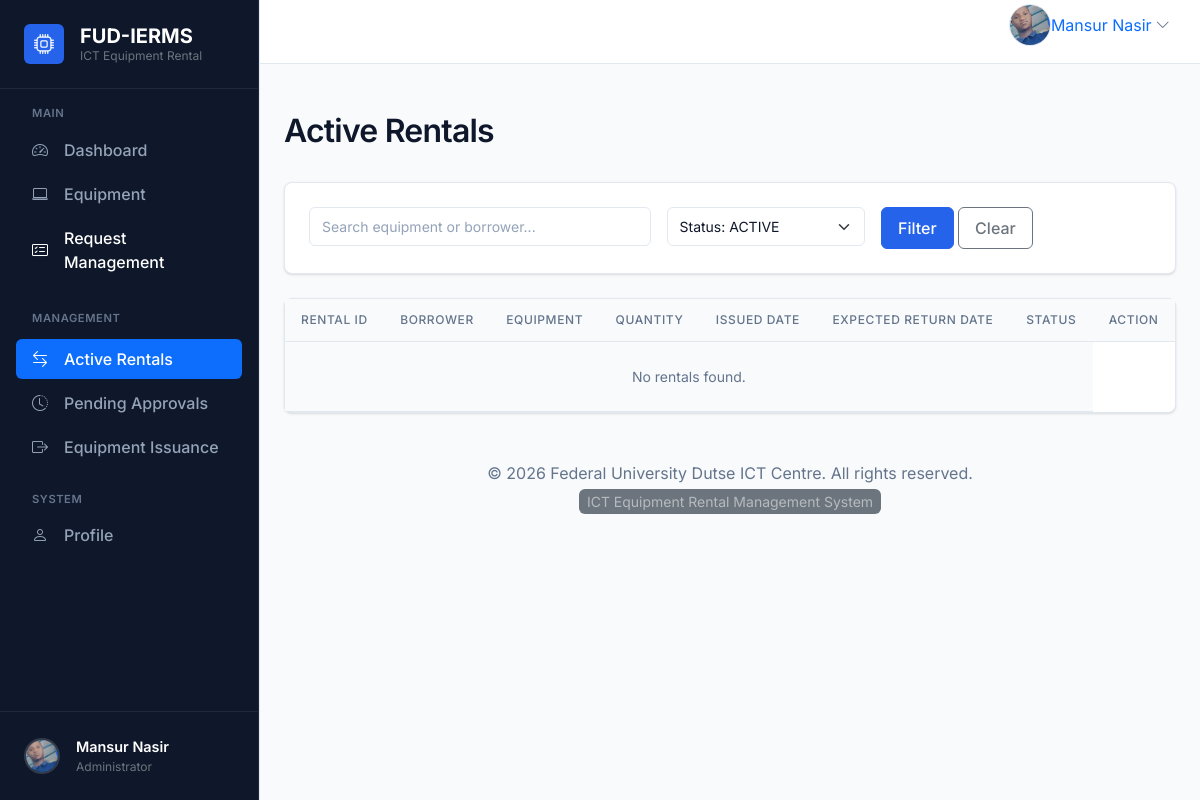
The app's page /rentals/active/ (signed in) with its own data.
### accounts/models.py (models this page shows, shortened)
class User(AbstractUser):
    objects = CustomUserManager()
    class Role(models.TextChoices):
        ADMIN = "ADMIN", "Admin"
        STUDENT = "STUDENT", "Student"
        STAFF = "STAFF", "Staff"
    role = models.CharField(
        max_length=20,
        choices=Role.choices,
        default=Role.STUDENT,
        db_index=True,
    )
    phone = models.CharField(max_length=20, blank=True, db_index=True)
    faculty = models.CharField(max_length=255, blank=True, db_index=True)
    department = models.CharField(max_length=255, blank=True, db_index=True)
    profile_image = models.ImageField(
        upload_to="profile_images/",
        blank=True,
        null=True,
    )
    created_at = models.DateTimeField(auto_now_add=True)
    updated_at = models.DateTimeField(auto_now=True)
    class Meta:
        verbose_name = "User"
        verbose_name_plural = "Users"
        ordering = ["-created_at"]
        indexes = [
            models.Index(fields=["role"]),
            models.Index(fields=["phone"]),
            models.Index(fields=["faculty"]),
            models.Index(fields=["department"]),
        ]

### rentals/views.py (the view)
# urls.py: path("active/", views.RentalListView.as_view(), name="active_rentals"),
class RentalListView(LoginRequiredMixin, ListView):
    model = Rental
    template_name = "rentals/active_rentals.html"
    context_object_name = "rentals"
    paginate_by = 10
    def get_queryset(self):
        qs = Rental.objects.select_related("equipment", "issued_to", "issued_by")
        user = self.request.user
        if user.role != User.Role.ADMIN and not user.is_superuser:
            qs = qs.filter(issued_to=user)
        status = self.request.GET.get("status")
        if status:
            qs = qs.filter(status=status)
        else:
            qs = qs.filter(status=Rental.Status.ACTIVE)
        search = self.request.GET.get("search")
        if search:
            qs = qs.filter(
                Q(equipment__name__icontains=search)
                | Q(equipment__serial_number__icontains=search)
                | Q(issued_to__username__icontains=search)
            )
        return qs
    def get_context_data(self, **kwargs):
        context = super().get_context_data(**kwargs)
        context["statuses"] = Rental.Status.choices
        get_copy = self.request.GET.copy()
        if "page" in get_copy:
            del get_copy["page"]
        context["query_params"] = get_copy.urlencode()
        return context

### templates/rentals/active_rentals.html (shortened to what this page needs)
{% extends "base.html" %}
{% block content %}
<div class="container mt-4">
    <div class="d-flex justify-content-between align-items-center mb-4">
        <h2>Active Rentals</h2>
    </div>
    <div class="card mb-4 shadow-sm">
        <div class="card-body">
            <form method="get" class="row g-3">
                <div class="col-md-5">
                    <input type="text" name="search" class="form-control" placeholder="Search equipment or borrower..." value="{{ request.GET.search }}">
                </div>
                <div class="col-md-3">
                    <select name="status" class="form-select">
                        <option value="">Status: ACTIVE</option>
                    </select>
                </div>
                <div class="col-md-4">
                    <button type="submit" class="btn btn-primary">Filter</button>
                    <a href="{% url 'rentals:active_rentals' %}" class="btn btn-outline-secondary">Clear</a>
                </div>
            </form>
        </div>
    </div>
    <div class="card shadow-sm">
        <div class="card-body p-0">
            <div class="table-responsive">
                <table class="table table-hover mb-0">
                    <thead class="table-light">
                        <tr>
                            <th>Rental ID</th>
                            <th>Borrower</th>
                            <th>Equipment</th>
                            <th>Quantity</th>
                            <th>Issued Date</th>
                            <th>Expected Return Date</th>
                            <th>Status</th>
                            <th>Action</th>
                        </tr>
                    </thead>
                    <tbody>
                        {% for rental in rentals %}
                        <tr>
                            <td>#{{ rental.id }}</td>
                            <td>{{ rental.issued_to.get_full_name|default:rental.issued_to.username }}</td>
                            <td>{{ rental.equipment.name }}</td>
                            <td>{{ rental.quantity }}</td>
                            <td>{{ rental.issued_date }}</td>
                            <td>{{ rental.expected_return_date }}</td>
                            <td>
                                <span class="badge {% if rental.status == 'ACTIVE' %}bg-success{% elif rental.status == 'OVERDUE' %}bg-danger{% else %}bg-secondary{% endif %}">
                                    {{ rental.get_status_display }}
                                </span>
                            </td>
                            <td>
                                {% if rental.status == 'ACTIVE' %}
                                  <a href="{% url 'rentals:return_equipment' rental.pk %}" class="btn btn-sm btn-primary">Return Equipment</a>
                                {% else %}
                                  <span class="text-muted">—</span>
                                {% endif %}
                            </td>
                        </tr>
                        {% empty %}
                        <tr>
                            <td colspan="7" class="text-center py-4 text-muted">No rentals found.</td>
                        </tr>
                        {% endfor %}
                    </tbody>
                </table>
            </div>
        </div>
    </div>
</div>
{% endblock %}

### templates/base.html (shortened to what this page needs)
{% load static %}
<!doctype html>
<html lang="en">
  <head>
    <link
      href="https://cdn.jsdelivr.net/npm/bootstrap@5.3.3/dist/css/bootstrap.min.css"
      rel="stylesheet"
    />
    <link rel="stylesheet" href="https://cdn.jsdelivr.net/npm/bootstrap-icons@1.11.3/font/bootstrap-icons.min.css">
  </head>
  <body>
    <div class="app-shell">
      <aside class="app-sidebar collapse d-lg-block" id="sidebarCollapse">
        {% include "partials/sidebar.html" %}
      </aside>
      <div class="app-main">
        <header class="app-topbar">
          <div class="container-fluid px-3 px-lg-4">
            <div class="topbar-row d-flex align-items-center justify-content-between gap-3">
              <div class="d-flex align-items-center gap-3">
                {% if user.is_authenticated %}
                  <div class="dropdown profile-menu" data-bs-auto-close="true">
                    <a
                      class="profile-toggle d-flex align-items-center text-decoration-none rounded"
                      href="#"
                      id="profileDropdown"
                      role="button"
                      data-bs-toggle="dropdown"
                      aria-expanded="false"
                      aria-label="User menu"
                    >
                      {% if user.profile_image %}
                        <img
                          src="{{ user.profile_image.url }}"
                          alt="{{ user.username }}"
                          class="avatar-img profile-avatar"
                        >
                      {% else %}
                        <div class="avatar-placeholder profile-avatar-placeholder">
                          {{ user.username|slice:":1"|upper }}
                        </div>
                      {% endif %}
                      <span class="profile-name profile-name-full d-none d-md-inline text-nowrap text-truncate" title="{{ user.get_full_name|default:user.username }}">
                        {{ user.get_full_name|default:user.username }}
                      </span>
                      <i class="bi bi-chevron-down ms-1 text-muted profile-chevron" aria-hidden="true"></i>
                    </a>
                  </div>
                {% else %}
                  <a class="btn btn-light" href="{% url 'accounts:login' %}"><i class="bi bi-box-arrow-in-right me-2"></i>Login</a>
                  <a class="btn btn-primary" href="{% url 'accounts:register' %}">Create Account</a>
                {% endif %}
              </div>
            </div>
          </div>
        </header>
        <main class="app-content">
          <div class="container py-4">
        {% block content %}{% endblock content %}
        <footer class="py-4 mt-auto">
          <div class="container text-center">
            <p class="text-muted mb-1">{{ copyright_text }}. All rights reserved.</p>
            <small class="text-white-50 bg-secondary px-2 py-1 rounded">{{ system_name }}</small>
          </div>
        </footer>
      </div>
    </main>
  </body>
</html>

### templates/partials/sidebar.html (shortened to what this page needs)
{% load static %}
{% with current_path=request.path %}
<div class="d-flex flex-column h-100 bg-sidebar" style="background-color: var(--sidebar-bg); border-right: 1px solid #1e293b;">
  <div class="p-4 border-bottom border-secondary d-none d-lg-block" style="border-color: #1e293b !important;">
    <a class="d-flex align-items-center gap-3 text-white text-decoration-none" href="{% url 'home' %}">
      <div class="d-flex align-items-center justify-content-center rounded" style="width: 40px; height: 40px; background-color: var(--primary);">
        <i class="bi bi-cpu text-white fs-5"></i>
      </div>
      <div class="d-flex flex-column">
        <span class="fw-bold fs-5 lh-1 mb-1">FUD-IERMS</span>
        <span class="text-secondary small lh-1" style="font-size: 0.75rem;">ICT Equipment Rental</span>
      </div>
    </a>
  </div>
  <div class="flex-grow-1 overflow-auto py-3">
    <div class="px-3">
      <div class="text-uppercase text-secondary fw-semibold mb-2 px-3" style="font-size: 0.7rem; letter-spacing: 0.05em; color: #64748B !important;">Main</div>
      <nav class="nav flex-column gap-1">
        {% if user.is_authenticated %}
          <a class="nav-link px-3 py-2 rounded d-flex align-items-center gap-3 text-white {% if 'admin-dashboard' in current_path or 'student-dashboard' in current_path or 'staff-dashboard' in current_path %}active bg-primary{% endif %}"
             href="{% url 'accounts:dashboard' %}"
             style="{% if 'admin-dashboard' not in current_path and 'student-dashboard' not in current_path and 'staff-dashboard' not in current_path %}color: #94A3B8 !important;{% endif %} font-weight: 500;">
            <i class="bi bi-speedometer2"></i>
            <span>Dashboard</span>
          </a>
        {% endif %}
        <a class="nav-link px-3 py-2 rounded d-flex align-items-center gap-3 text-white {% if 'equipment' in current_path %}active bg-primary{% endif %}"
           href="{% url 'equipment:list' %}"
           style="{% if 'equipment' not in current_path %}color: #94A3B8 !important;{% endif %} font-weight: 500;">
          <i class="bi bi-laptop"></i>
          <span>Equipment</span>
        </a>
        {% if user.is_authenticated %}
          {% if user.role|upper == 'ADMIN' %}
            <a class="nav-link px-3 py-2 rounded d-flex align-items-center gap-3 text-white {% if 'admin_request_management' in current_path %}active bg-primary{% endif %}"
               href="{% url 'rentals:admin_request_management' %}"
               style="{% if 'rentals' not in current_path or 'pending' in current_path %}color: #94A3B8 !important;{% endif %} font-weight: 500;">
              <i class="bi bi-card-checklist"></i>
              <span>Request Management</span>
            </a>
            <div class="mt-4 mb-2 text-uppercase text-secondary fw-semibold px-3" style="font-size: 0.7rem; letter-spacing: 0.05em; color: #64748B !important;">Management</div>
            <a class="nav-link px-3 py-2 rounded d-flex align-items-center gap-3 text-white {% if 'rentals/active/' in current_path or 'active_rentals' in current_path %}active bg-primary{% endif %}"
               href="{% url 'rentals:active_rentals' %}"
               style="{% if 'rentals/active/' not in current_path and 'active_rentals' not in current_path %}color: #94A3B8 !important;{% endif %} font-weight: 500;">
              <i class="bi bi-arrow-left-right"></i>
              <span>Active Rentals</span>
            </a>
            <a class="nav-link px-3 py-2 rounded d-flex align-items-center gap-3 text-white {% if 'rentals/pending' in current_path %}active bg-primary{% endif %}"
               href="{% url 'rentals:pending_list' %}"
               style="{% if 'rentals/pending' not in current_path %}color: #94A3B8 !important;{% endif %} font-weight: 500;">
              <i class="bi bi-clock-history"></i>
              <span>Pending Approvals</span>
            </a>
            <a class="nav-link px-3 py-2 rounded d-flex align-items-center gap-3 text-white {% if 'rentals/issuance' in current_path %}active bg-primary{% endif %}"
               href="{% url 'rentals:issuance_list' %}"
               style="{% if 'rentals/issuance' not in current_path %}color: #94A3B8 !important;{% endif %} font-weight: 500;">
              <i class="bi bi-box-arrow-right"></i>
              <span>Equipment Issuance</span>
            </a>
          {% endif %}
        {% endif %}
      </nav>
      {% if user.is_authenticated %}
      <div class="mt-4 mb-2 text-uppercase text-secondary fw-semibold px-3" style="font-size: 0.7rem; letter-spacing: 0.05em; color: #64748B !important;">System</div>
      <nav class="nav flex-column gap-1">
        <a class="nav-link px-3 py-2 rounded d-flex align-items-center gap-3 text-white {% if 'profile' in current_path %}active bg-primary{% endif %}"
           href="{% url 'accounts:profile' %}"
           style="{% if 'profile' not in current_path %}color: #94A3B8 !important;{% endif %} font-weight: 500;">
          <i class="bi bi-person"></i>
          <span>Profile</span>
        </a>
      </nav>
      {% endif %}
    </div>
  </div>
  <div class="p-3 border-top border-secondary mt-auto" style="border-color: #1e293b !important;">
    {% if user.is_authenticated %}
      <a href="{% url 'accounts:profile' %}" class="d-flex align-items-center gap-3 text-decoration-none px-2 py-2 rounded hover-bg" style="color: #94A3B8;">
        {% if user.profile_image %}
          <img src="{{ user.profile_image.url }}" alt="{{ user.username }}" class="rounded-circle" style="width: 36px; height: 36px; object-fit: cover; border: 2px solid rgba(255,255,255,0.15);">
        {% else %}
          <div class="d-flex align-items-center justify-content-center rounded-circle fw-bold" style="width: 36px; height: 36px; font-size: 0.875rem; background-color: var(--primary); color: #fff; border: 2px solid rgba(255,255,255,0.15);">
            {{ user.username|slice:":1"|upper }}
          </div>
        {% endif %}
        <div class="d-flex flex-column overflow-hidden">
          <span class="text-white fw-semibold text-truncate" style="max-width: 150px; font-size: 0.9rem;">{{ user.get_full_name|default:user.username }}</span>
          <span class="text-secondary small text-truncate" style="font-size: 0.75rem; max-width: 150px;">{% if user.is_superuser %}Administrator{% else %}{{ user.get_role_display }}{% endif %}</span>
        </div>
      </a>
    {% else %}
      <div class="d-grid gap-2">
        <a class="btn btn-outline-light btn-sm" href="{% url 'accounts:login' %}">Login</a>
        <a class="btn btn-primary btn-sm" href="{% url 'accounts:register' %}">Register</a>
      </div>
    {% endif %}
  </div>
</div>
{% endwith %}

### records on screen
User: profile_image (picture), get_full_name "Mansur Nasir"

### other values on screen
{{ copyright_text }} "© 2026 Federal University Dutse ICT Centre"
{{ system_name }} "ICT Equipment Rental Management System"
